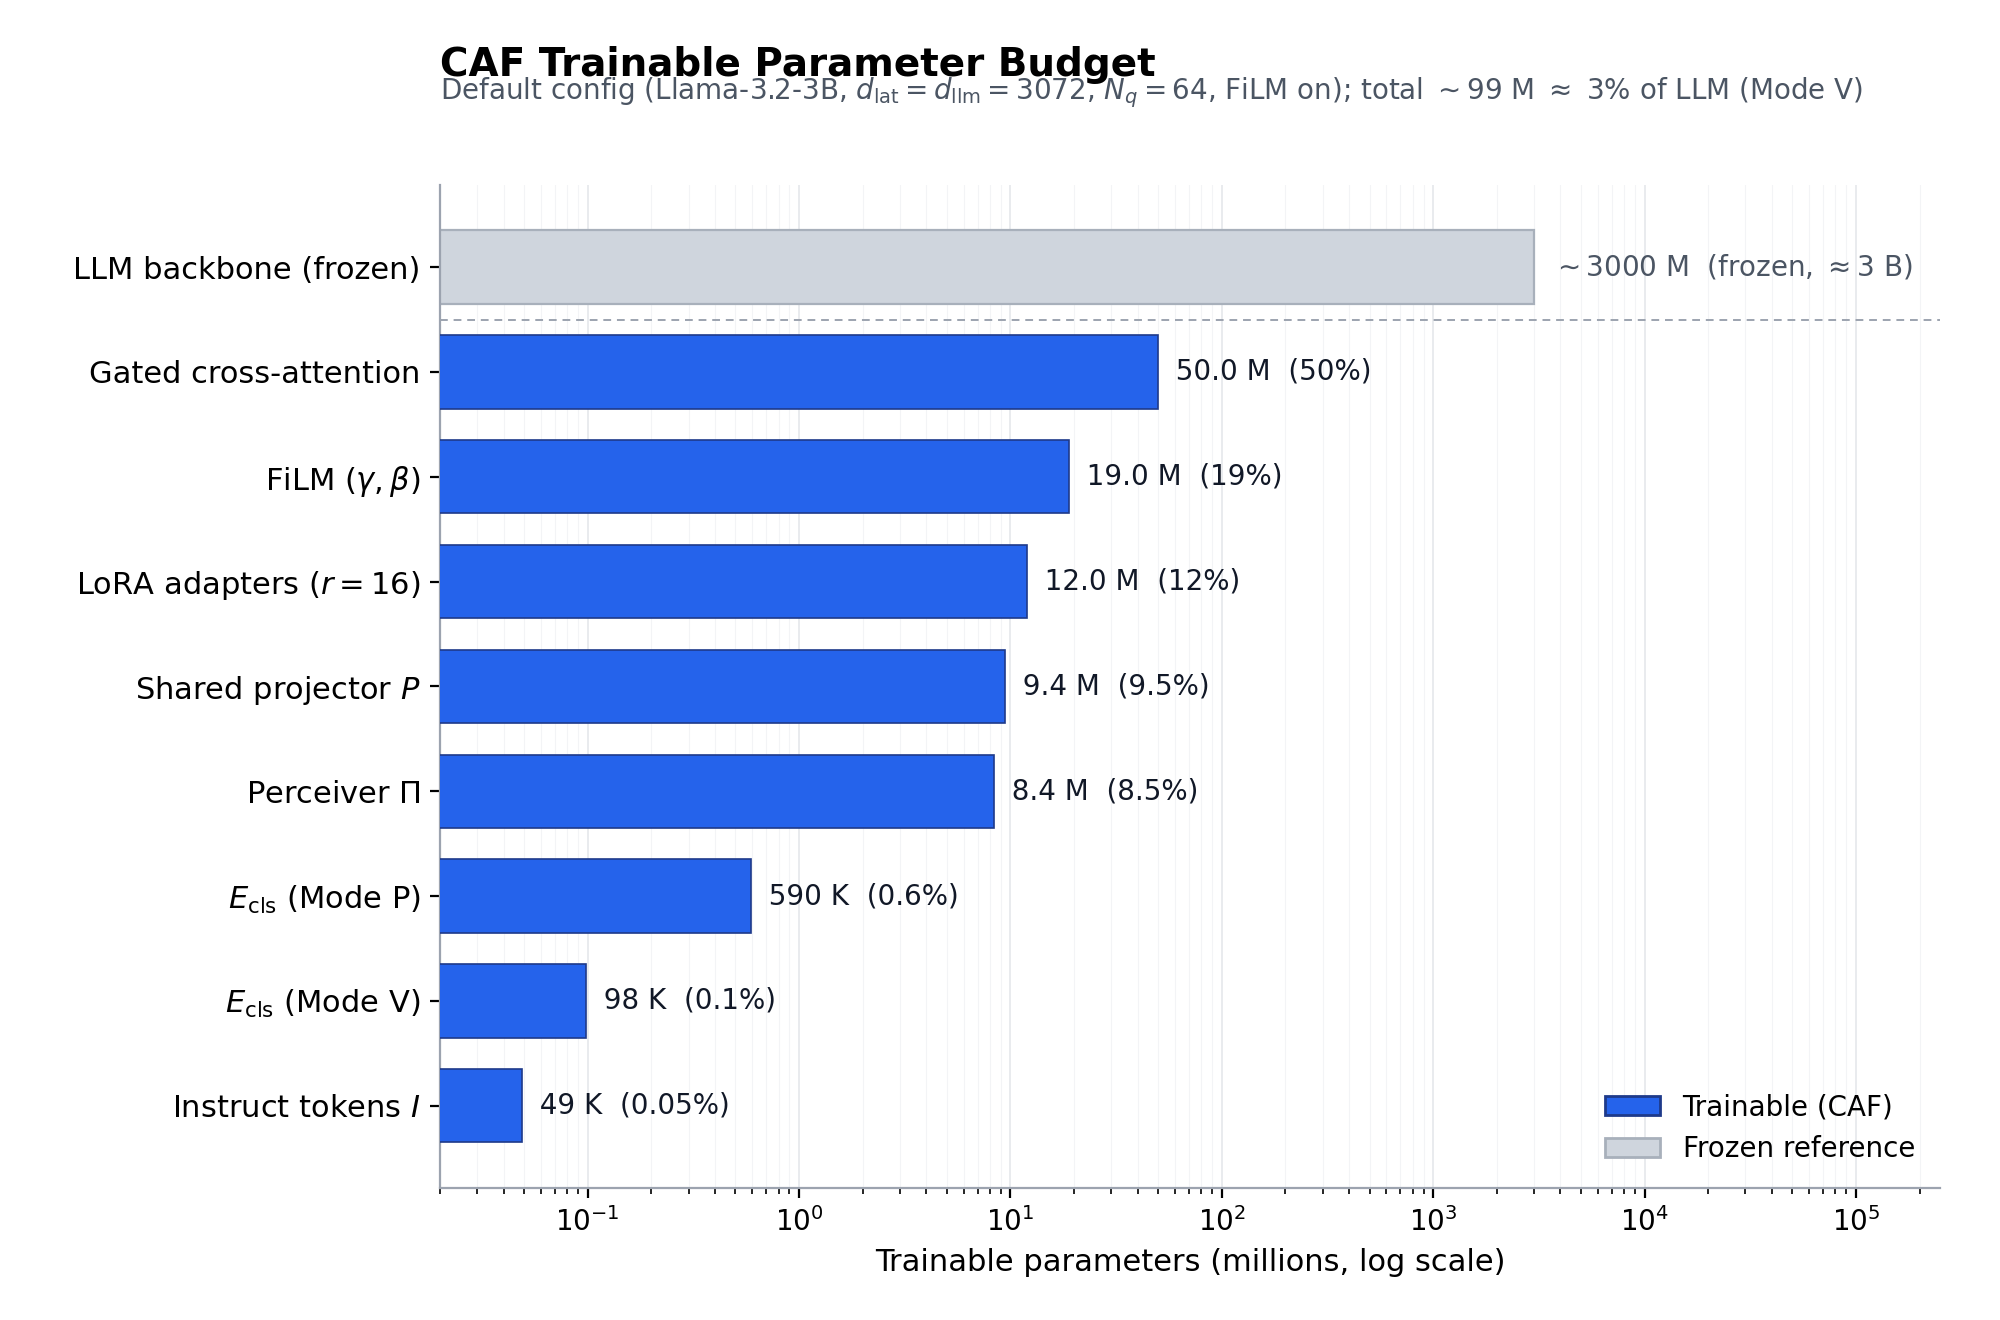

Python code for this plot:
"""fig_007: Trainable Parameter Budget for CAF (Mode V).

Data source: paper/paper.tex, tab:budget (lines 282-298).
Default config: Llama-3.2-3B backbone, d_lat=d_llm=3072, N_q=64,
K=8, L_cls=4, L_tmpl=24, M=16, FiLM on.
"""
from pathlib import Path

import matplotlib.pyplot as plt
import numpy as np

OUT_PATH = Path(
    "/home/wangni/notion-figures/"
    "classifier-aware-flamingo-caf-a-shared-projector-architectur/fig_007.png"
)

# (component label, parameter count in millions, % of trainable total)
# Pulled verbatim from tab:budget; Mode V row used for E_cls (total ~99M).
components = [
    ("Gated cross-attention", 50.0, 50.5),
    (r"FiLM ($\gamma,\beta$)", 19.0, 19.2),
    ("LoRA adapters ($r{=}16$)", 12.0, 12.1),
    ("Shared projector $P$", 9.4, 9.5),
    (r"Perceiver $\Pi$", 8.4, 8.5),
    (r"$E_\mathrm{cls}$ (Mode P)", 0.590, 0.6),
    (r"$E_\mathrm{cls}$ (Mode V)", 0.098, 0.1),
    ("Instruct tokens $I$", 0.049, 0.05),
]

# Sorted descending by parameter count (already sorted above).
labels = [c[0] for c in components]
params = np.array([c[1] for c in components])
shares = [c[2] for c in components]

# Frozen LLM backbone shown as a faint reference for scale (~3B parameters).
llm_params = 3000.0  # millions

ACCENT = "#2563eb"  # consistent blue accent for trainable components
FROZEN = "#cfd5dd"  # light gray for the frozen LLM reference bar

fig, ax = plt.subplots(figsize=(10, 6.6), dpi=200)
fig.patch.set_facecolor("white")
ax.set_facecolor("white")
fig.subplots_adjust(top=0.86, left=0.22, right=0.97, bottom=0.10)

# Build y positions: frozen LLM at the top (separated visually),
# trainable components below, top→bottom largest→smallest.
all_labels = ["LLM backbone (frozen)"] + labels
y_pos = np.arange(len(all_labels))[::-1]  # so first label is at top
y_frozen = y_pos[0]
y_trainable = y_pos[1:]

# Frozen reference bar.
ax.barh(
    y_frozen,
    llm_params,
    color=FROZEN,
    edgecolor="#a8b0bb",
    linewidth=0.8,
    height=0.7,
    zorder=2,
)
ax.text(
    llm_params,
    y_frozen,
    r"  $\sim$3000 M  (frozen, $\approx$3 B)",
    va="center",
    ha="left",
    fontsize=10,
    color="#4b5563",
)

# Trainable bars.
bars = ax.barh(
    y_trainable,
    params,
    color=ACCENT,
    edgecolor="#1e3a8a",
    linewidth=0.6,
    height=0.7,
    zorder=3,
)

# Annotate each trainable bar with parameter count and share-of-trainable.
for y, p, s in zip(y_trainable, params, shares):
    if p >= 1.0:
        param_str = f"{p:.1f} M"
    else:
        param_str = f"{p*1000:.0f} K"
    ax.text(
        p,
        y,
        f"  {param_str}  ({s:.2g}%)",
        va="center",
        ha="left",
        fontsize=10,
        color="#111827",
    )

# Log x-axis so small components remain readable next to the 3B reference.
ax.set_xscale("log")
ax.set_xlim(0.02, 2.5e5)

ax.set_yticks(y_pos)
ax.set_yticklabels(all_labels, fontsize=11)
ax.set_xlabel("Trainable parameters (millions, log scale)", fontsize=11)
ax.tick_params(axis="x", labelsize=10)

# Separator between frozen reference and trainable rows.
sep_y = (y_frozen + y_trainable[0]) / 2
ax.axhline(sep_y, color="#9ca3af", linewidth=0.7, linestyle=(0, (4, 3)), zorder=1)

# Light vertical grid for readability on log scale.
ax.grid(axis="x", which="major", color="#e5e7eb", linewidth=0.6, zorder=0)
ax.grid(axis="x", which="minor", color="#f3f4f6", linewidth=0.4, zorder=0)
ax.set_axisbelow(True)

for side in ("top", "right"):
    ax.spines[side].set_visible(False)
ax.spines["left"].set_color("#9ca3af")
ax.spines["bottom"].set_color("#9ca3af")

# Title + subtitle (subtitle uses figtext to mimic two-line heading).
fig.suptitle(
    "CAF Trainable Parameter Budget",
    fontsize=14,
    fontweight="bold",
    x=0.22,
    y=0.965,
    ha="left",
)
fig.text(
    0.22,
    0.925,
    r"Default config (Llama-3.2-3B, $d_\mathrm{lat}{=}d_\mathrm{llm}{=}3072$, "
    r"$N_q{=}64$, FiLM on); total $\sim$99 M $\approx$ 3% of LLM (Mode V)",
    fontsize=10,
    color="#4b5563",
)

# Legend.
from matplotlib.patches import Patch

legend_handles = [
    Patch(facecolor=ACCENT, edgecolor="#1e3a8a", label="Trainable (CAF)"),
    Patch(facecolor=FROZEN, edgecolor="#a8b0bb", label="Frozen reference"),
]
ax.legend(
    handles=legend_handles,
    loc="lower right",
    frameon=False,
    fontsize=10,
)

plt.savefig(OUT_PATH, dpi=200, facecolor="white")
plt.close(fig)

print(f"Saved: {OUT_PATH}")
